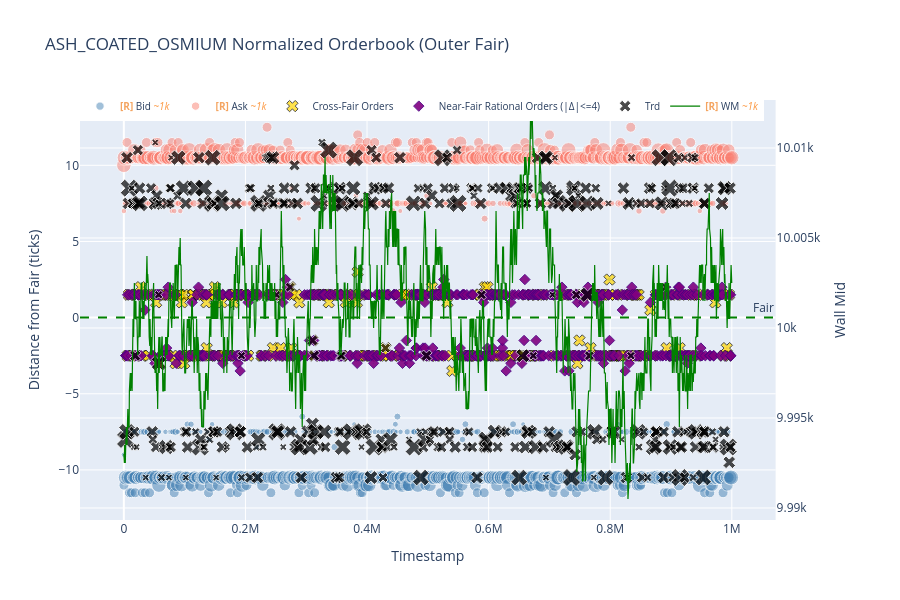
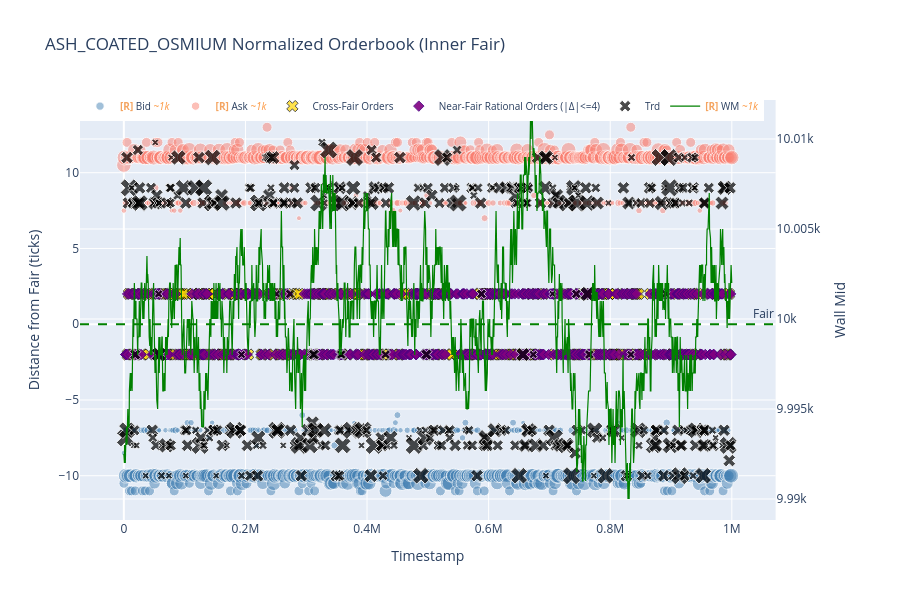

Notebook code cell kept with these figures, in order:
### Markdown cell above
## Step 3: Normalized Orderbook（去趋势，Outer Fair vs Inner Fair）

### Code cell
print('Step 3A: Normalized by OUTER fair')
fig_outer = plot_normalized_orderbook(
    prices_long, outer_wall_mid_df, product=PRODUCT, day=DAY, trades=trades,
    filter_by_volume=FILTER_BY_VOLUME,
    min_order_volume=MIN_ORDER_VOLUME,
    min_trade_quantity=MIN_TRADE_QUANTITY,
    overlay_wall_mid_trend=True,
)
fig_outer.update_layout(title=f'{PRODUCT} Normalized Orderbook (Outer Fair)')
fig_outer.show()

print('Step 3B: Normalized by INNER fair')
fig_inner = plot_normalized_orderbook(
    prices_long, inner_wall_mid_df, product=PRODUCT, day=DAY, trades=trades,
    filter_by_volume=FILTER_BY_VOLUME,
    min_order_volume=MIN_ORDER_VOLUME,
    min_trade_quantity=MIN_TRADE_QUANTITY,
    overlay_wall_mid_trend=True,
)
fig_inner.update_layout(title=f'{PRODUCT} Normalized Orderbook (Inner Fair)')
fig_inner.show()

### Figure 1 — Plotly figure (JSON) as saved in the notebook; plotly's stock layout.template omitted (floating-point values rounded to 4 significant figures; data arrays with more than 128 entries replaced by an {"elided": "..."} marker saying what was removed)
{"data": [{"customdata": {"elided": "16346 int values"}, "hovertemplate": "t=%{x}<br>p=%{y}<br>v=%{customdata}<extra></extra>", "marker": {"color": "steelblue", "opacity": 0.5, "size": {"elided": "1000 float values"}}, "mode": "markers", "name": "<b style=\"color:sandybrown\">[R]</b> Bid <i style=\"color:#fc9944\">~1k</i>", "type": "scatter", "uid": "de3deb91-cb17-44c2-b5b3-03745697e183", "x": {"elided": "1000 int values"}, "y": {"elided": "1000 float values"}}, {"customdata": {"elided": "16379 int values"}, "hovertemplate": "t=%{x}<br>p=%{y}<br>v=%{customdata}<extra></extra>", "marker": {"color": "salmon", "opacity": 0.5, "size": {"elided": "1000 float values"}}, "mode": "markers", "name": "<b style=\"color:sandybrown\">[R]</b> Ask <i style=\"color:#fc9944\">~1k</i>", "type": "scatter", "uid": "5c29e6db-dbb9-4f6e-bae2-c05e909d1efe", "x": {"elided": "1000 int values"}, "y": {"elided": "1000 float values"}}, {"customdata": {"elided": "262x2 int values"}, "hovertemplate": "t=%{x}<br>p=%{y}<br>px=%{customdata[0]}<br>qty=%{customdata[1]}<extra>Cross-Fair</extra>", "marker": {"color": "gold", "line": {"color": "black", "width": 1}, "size": {"elided": "262 int values"}, "symbol": "x"}, "mode": "markers", "name": "Cross-Fair Orders", "type": "scatter", "uid": "b765f361-8975-4774-8da7-dc510d70a92d", "x": {"elided": "262 int values"}, "y": {"elided": "262 float values"}}, {"customdata": {"elided": "534x2 int values"}, "hovertemplate": "t=%{x}<br>p=%{y}<br>px=%{customdata[0]}<br>qty=%{customdata[1]}<extra>Near-Fair</extra>", "marker": {"color": "purple", "line": {"color": "indigo", "width": 1}, "opacity": 0.9, "size": {"elided": "534 int values"}, "symbol": "diamond"}, "mode": "markers", "name": "Near-Fair Rational Orders (|Δ|<=4)", "type": "scatter", "uid": "6114c4da-c9cb-467e-8327-6b6b3dd06e28", "x": {"elided": "534 int values"}, "y": {"elided": "534 float values"}}, {"customdata": {"elided": "425 int values"}, "hovertemplate": "t=%{x}<br>p=%{y}<br>q=%{customdata}<extra></extra>", "marker": {"color": "black", "size": {"elided": "425 float values"}, "symbol": "x"}, "mode": "markers", "name": "Trd", "type": "scatter", "uid": "02af456c-27a1-4a1a-ad84-81ea3d8a284a", "x": {"elided": "425 int values"}, "y": {"elided": "425 float values"}}, {"hovertemplate": "t=%{x}<br>wm=%{y}<extra></extra>", "line": {"color": "green", "width": 1.2}, "mode": "lines", "name": "<b style=\"color:sandybrown\">[R]</b> WM <i style=\"color:#fc9944\">~1k</i>", "type": "scatter", "uid": "0050e3ea-f529-4b94-8801-7ac2a8e29274", "x": {"elided": "1000 int values"}, "xaxis": "x", "y": {"elided": "1000 float values"}, "yaxis": "y2"}], "layout": {"annotations": [{"showarrow": false, "text": "Fair", "x": 1, "xanchor": "right", "xref": "x domain", "y": 0, "yanchor": "bottom", "yref": "y"}], "height": 600, "legend": {"font": {"size": 10}, "orientation": "h", "x": 0, "y": 1.02}, "shapes": [{"line": {"color": "green", "dash": "dash"}, "type": "line", "x0": 0, "x1": 1, "xref": "x domain", "y0": 0, "y1": 0, "yref": "y"}], "title": {"text": "ASH_COATED_OSMIUM Normalized Orderbook (Outer Fair)"}, "xaxis": {"anchor": "y", "domain": [0, 0.94], "title": {"text": "Timestamp"}}, "yaxis": {"anchor": "x", "domain": [0, 1], "title": {"text": "Distance from Fair (ticks)"}}, "yaxis2": {"anchor": "x", "overlaying": "y", "side": "right", "title": {"text": "Wall Mid"}}}}

### Figure 2 — Plotly figure (JSON) as saved in the notebook; plotly's stock layout.template omitted (floating-point values rounded to 4 significant figures; data arrays with more than 128 entries replaced by an {"elided": "..."} marker saying what was removed)
{"data": [{"customdata": {"elided": "16346 int values"}, "hovertemplate": "t=%{x}<br>p=%{y}<br>v=%{customdata}<extra></extra>", "marker": {"color": "steelblue", "opacity": 0.5, "size": {"elided": "1000 float values"}}, "mode": "markers", "name": "<b style=\"color:sandybrown\">[R]</b> Bid <i style=\"color:#fc9944\">~1k</i>", "type": "scatter", "uid": "ce770845-b5fa-4d37-9f16-acb4a59912d8", "x": {"elided": "1000 int values"}, "y": {"elided": "1000 float values"}}, {"customdata": {"elided": "16379 int values"}, "hovertemplate": "t=%{x}<br>p=%{y}<br>v=%{customdata}<extra></extra>", "marker": {"color": "salmon", "opacity": 0.5, "size": {"elided": "1000 float values"}}, "mode": "markers", "name": "<b style=\"color:sandybrown\">[R]</b> Ask <i style=\"color:#fc9944\">~1k</i>", "type": "scatter", "uid": "63c17097-490e-4bcb-8d23-1e2276f2c9a8", "x": {"elided": "1000 int values"}, "y": {"elided": "1000 float values"}}, {"customdata": {"elided": "262x2 int values"}, "hovertemplate": "t=%{x}<br>p=%{y}<br>px=%{customdata[0]}<br>qty=%{customdata[1]}<extra>Cross-Fair</extra>", "marker": {"color": "gold", "line": {"color": "black", "width": 1}, "size": {"elided": "262 int values"}, "symbol": "x"}, "mode": "markers", "name": "Cross-Fair Orders", "type": "scatter", "uid": "d99a02c8-ec46-4401-87e9-c40fed731f45", "x": {"elided": "262 int values"}, "y": {"elided": "262 int values"}}, {"customdata": {"elided": "534x2 int values"}, "hovertemplate": "t=%{x}<br>p=%{y}<br>px=%{customdata[0]}<br>qty=%{customdata[1]}<extra>Near-Fair</extra>", "marker": {"color": "purple", "line": {"color": "indigo", "width": 1}, "opacity": 0.9, "size": {"elided": "534 int values"}, "symbol": "diamond"}, "mode": "markers", "name": "Near-Fair Rational Orders (|Δ|<=4)", "type": "scatter", "uid": "48a86759-326d-4032-8105-19e932915168", "x": {"elided": "534 int values"}, "y": {"elided": "534 int values"}}, {"customdata": {"elided": "425 int values"}, "hovertemplate": "t=%{x}<br>p=%{y}<br>q=%{customdata}<extra></extra>", "marker": {"color": "black", "size": {"elided": "425 float values"}, "symbol": "x"}, "mode": "markers", "name": "Trd", "type": "scatter", "uid": "914367b9-5dc8-4e26-9d1f-c87e1f1a6605", "x": {"elided": "425 int values"}, "y": {"elided": "425 float values"}}, {"hovertemplate": "t=%{x}<br>wm=%{y}<extra></extra>", "line": {"color": "green", "width": 1.2}, "mode": "lines", "name": "<b style=\"color:sandybrown\">[R]</b> WM <i style=\"color:#fc9944\">~1k</i>", "type": "scatter", "uid": "1820d6a8-6ad8-490a-b9ea-32af6144a088", "x": {"elided": "1000 int values"}, "xaxis": "x", "y": {"elided": "1000 float values"}, "yaxis": "y2"}], "layout": {"annotations": [{"showarrow": false, "text": "Fair", "x": 1, "xanchor": "right", "xref": "x domain", "y": 0, "yanchor": "bottom", "yref": "y"}], "height": 600, "legend": {"font": {"size": 10}, "orientation": "h", "x": 0, "y": 1.02}, "shapes": [{"line": {"color": "green", "dash": "dash"}, "type": "line", "x0": 0, "x1": 1, "xref": "x domain", "y0": 0, "y1": 0, "yref": "y"}], "title": {"text": "ASH_COATED_OSMIUM Normalized Orderbook (Inner Fair)"}, "xaxis": {"anchor": "y", "domain": [0, 0.94], "title": {"text": "Timestamp"}}, "yaxis": {"anchor": "x", "domain": [0, 1], "title": {"text": "Distance from Fair (ticks)"}}, "yaxis2": {"anchor": "x", "overlaying": "y", "side": "right", "title": {"text": "Wall Mid"}}}}
